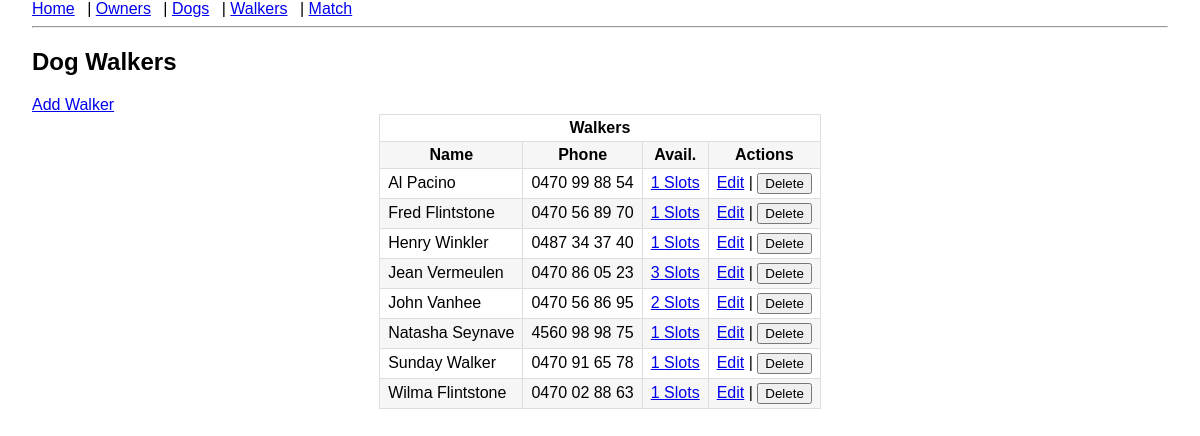
The page /walkers on the database as committed earlier.
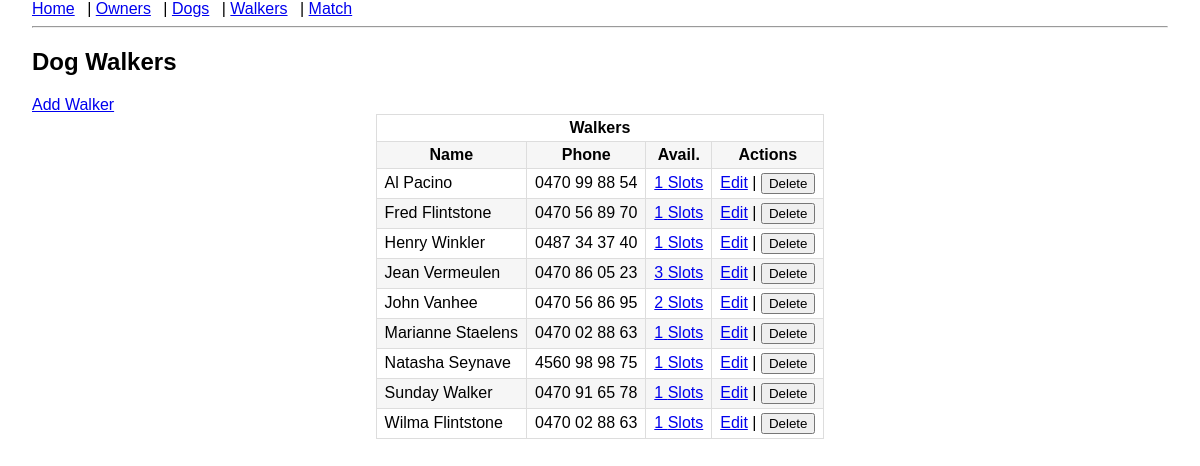
The same page on the database as committed later.
### models.py (models this page shows)
class DogWalker(db.Model):
    id = db.Column(db.Integer, primary_key=True)
    name = db.Column(db.String(100), nullable=False)
    phone = db.Column(db.String(40))
    availabilities = db.relationship(
        "Availability", backref="walker", cascade="all, delete-orphan"
    )

### app.py (the view)
@app.route("/walkers")
def walkers():
    walkers = DogWalker.query.order_by(DogWalker.name.asc()).all()
    table_name = DogWalker.__tablename__
    return render_template("walkers.html", walkers=walkers)

### templates/walkers.html
{% extends "layout.html" %}
{% block content %}
<h2>Dog Walkers</h2>
<a href="{{ url_for('add_walker') }}">Add Walker</a>
<table class="table table-striped table-centered">
    <thead>
    <tr>
        <th colspan="4">Walkers</th>
    </tr>
    <tr>
        <th>Name</th>
        <th>Phone</th>
        <th>Avail.</th>
        <th>Actions</th>
    </tr>
    </thead>
    {% for walker in walkers %}
    <tr>
        <td>{{ walker.name }}</td>
        <td>{{ walker.phone }}</td>
        <td>
            <a href="{{ url_for('manage_availability', entity='walker', entity_id=walker.id) }}">
                {{ walker.availabilities|length }} Slots
            </a>
        </td>
        <td>
            <a href="{{ url_for('edit_walker', walker_id=walker.id) }}">Edit</a>
            |
            <form action="{{ url_for('delete_walker', walker_id=walker.id) }}" method="post" style="display:inline;">
                <button type="submit" onclick="return confirm('Are you sure you want to delete this walker?');" class="btn btn-danger">
                    Delete
                </button>
            </form>
        </td>
    </tr>
    {% endfor %}
</table>
{% endblock %}

Rows that differ between the two databases and show on the page:
added DogWalker: name "Marianne Staelens", phone "0470 02 88 63", availabilities|length "1"
